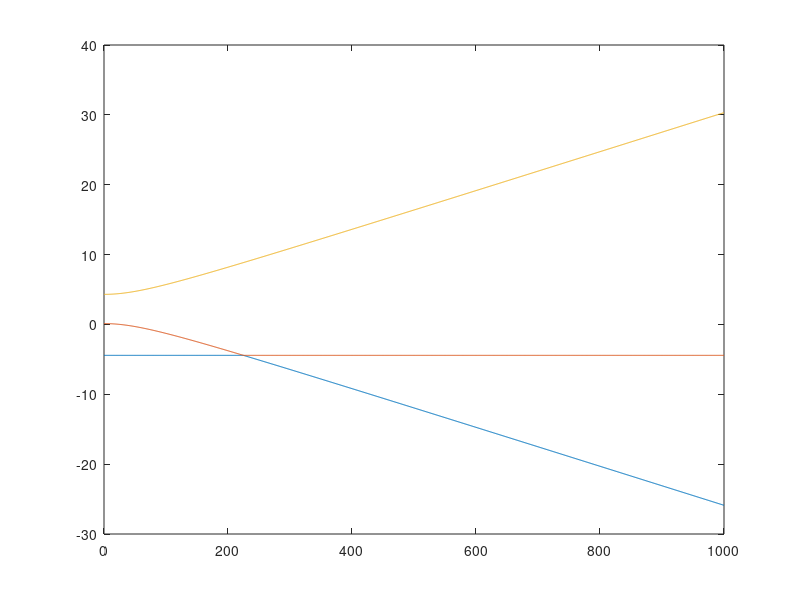

This figure's MATLAB source:

%%%%%%%%%%%% IMPORTANT %%%%%%%%%%%%
% The MatLab eig() function returns eigenvalues in ascending order,
% therefore it looks like traces never cross if you zoom in enough. They do
% in fact cross, it just looks like the traces bounce off each other.

clear B_0;
clear g;
clear theta;
clear H;
clear eigenvals;
clear eigenvecs;
clear i;

%%%%%%%%%%%% Diagonalization of Spin Hamiltonian %%%%%%%%%%%%

% Define spin operators

S_z = [1 0 0;...
       0 0 0;...
       0 0 -1];
       
 
S_x = [0 1/sqrt(2) 0;...
       1/sqrt(2) 0 1/sqrt(2);...
       0 1/sqrt(2) 0];


S_y = [0 i/sqrt(2) 0;...
       -i/sqrt(2) 0 i/sqrt(2);...
       0 -i/sqrt(2) 0];
 
% Spin operators squared
S_xx = S_x * S_x;
S_yy = S_y * S_y;
S_zz = S_z * S_z;
   
% Spin number
s = 1;

% Matrix of S^2 eigenvalue
S_sq = s*(s+1) * eye(2*s + 1);

% Assign static magnetic field and constants
B_0 = linspace(0,1000,1001); % static magnetic field in mT
u_0 = 13.996; % Bohr magneton-MHz/mT
g = 2.002319;

for i = 1:length(B_0)
    
    term1 = g*u_0*B_0(i)*S_z;
    term2 = (3*2213)*(S_zz - (1/3)*S_sq); % b20/cm^-1 = 0.2213 (cm^-1*3*10^4 in MHz) 
    term3 = (1/3)*(3*2091)*(S_xx - S_yy); % b22/cm^-1 = 0.2091 Bushcher and Lehmann
    
    H = term1 + term2 + term3;
    
    [V,E] = eig(H,'vector'); % V is matrix of eigenvectors, D is column of eigenvalues
    
    eigenvals(:,i) = E/1000; % each individual E is the ith column in eigenval
    eigenvecs(:,:,i) = V; % each individual V is the ith item in eigenvecs               
    % eigenvecs is not used, but nice to have for reference
    % basis is |s,m>
    
end

% Assemble data
eigenvals_vs_BField_data = [transpose(B_0),transpose(eigenvals)];

% Plot each column of data separately
plot(B_0,eigenvals_vs_BField_data(:,2),B_0,eigenvals_vs_BField_data(:,3),B_0,eigenvals_vs_BField_data(:,4));
